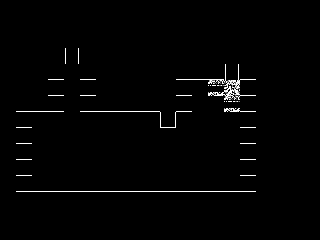

Rendered tile map (Tiled .tmx) drawn with the repository's tilesets; below, a short description and the full map source, tile grids included:
An orthogonal 20x15 tile map with 16x16 px tiles, 2 tile layers (Tile Layer 1, Tile Layer 2).

<map version="2017.05.26" orientation="orthogonal" renderorder="right-down" width="20" height="15" tilewidth="16" tileheight="16" nextobjectid="1">
 <tileset firstgid="1" source="../tilesets/defrag.tsx" />
 <layer name="Tile Layer 1" width="20" height="15">
  <properties>
   <property name="3d" value="" />
  </properties>
  <data encoding="csv">
0,0,0,0,0,0,0,0,0,0,0,0,0,0,0,0,0,0,0,0,
0,0,0,0,0,0,0,0,0,0,0,0,0,0,0,0,0,0,0,0,
0,0,0,0,0,0,0,0,0,0,0,0,0,0,0,0,0,0,0,0,
0,0,0,0,283,0,0,0,0,0,0,0,0,0,0,0,0,0,0,0,
0,0,0,224,76,224,0,0,0,0,0,224,224,224,283,224,0,0,0,0,
0,0,0,224,76,224,0,0,0,0,0,224,123,215,13,224,0,0,0,0,
0,224,224,224,76,224,224,224,224,224,0,224,215,13,74,224,0,0,0,0,
0,224,15,13,106,47,47,48,216,13,226,13,13,13,13,224,0,0,0,0,
0,224,13,13,13,13,13,136,47,47,47,47,47,47,47,224,0,0,0,0,
0,224,13,13,13,13,13,76,13,13,13,45,13,13,13,224,0,0,0,0,
0,224,13,13,13,74,13,76,75,13,13,13,13,13,13,224,0,0,0,0,
0,224,224,224,224,224,224,224,224,224,224,224,224,224,224,224,0,0,0,0,
0,0,0,0,0,0,0,0,0,0,0,0,0,0,0,0,0,0,0,0,
0,0,0,0,0,0,0,0,0,0,0,0,0,0,0,0,0,0,0,0,
0,0,0,0,0,0,0,0,0,0,0,0,0,0,0,0,0,0,0,0
</data>
 </layer>
 <objectgroup name="Object Layer 1" />
 <layer name="Tile Layer 2" width="20" height="15">
  <properties>
   <property name="3d" value="" />
   <property name="z" value="3.0" />
  </properties>
  <data encoding="csv">
0,0,0,0,0,0,0,0,0,0,0,0,0,0,0,0,0,0,0,0,
0,0,0,0,0,0,0,0,0,0,0,0,0,0,0,0,0,0,0,0,
0,0,0,0,0,0,0,0,0,0,0,0,0,0,0,0,0,0,0,0,
0,0,0,0,0,0,0,0,0,0,0,0,0,0,0,0,0,0,0,0,
0,0,0,0,13,0,0,0,0,0,0,0,0,0,0,0,0,0,0,0,
0,0,0,0,13,0,0,0,0,0,0,0,13,215,123,0,0,0,0,0,
0,0,0,0,13,0,0,0,0,0,0,0,13,13,215,0,0,0,0,0,
0,0,13,13,13,13,13,13,13,13,0,13,13,13,13,0,0,0,0,0,
0,0,13,13,13,13,13,13,13,13,13,13,13,13,13,0,0,0,0,0,
0,0,13,13,13,13,13,13,13,13,13,13,13,13,13,0,0,0,0,0,
0,0,13,13,13,13,13,13,13,13,13,13,13,13,13,0,0,0,0,0,
0,0,0,0,0,0,0,0,0,0,0,0,0,0,0,0,0,0,0,0,
0,0,0,0,0,0,0,0,0,0,0,0,0,0,0,0,0,0,0,0,
0,0,0,0,0,0,0,0,0,0,0,0,0,0,0,0,0,0,0,0,
0,0,0,0,0,0,0,0,0,0,0,0,0,0,0,0,0,0,0,0
</data>
 </layer>
</map>
